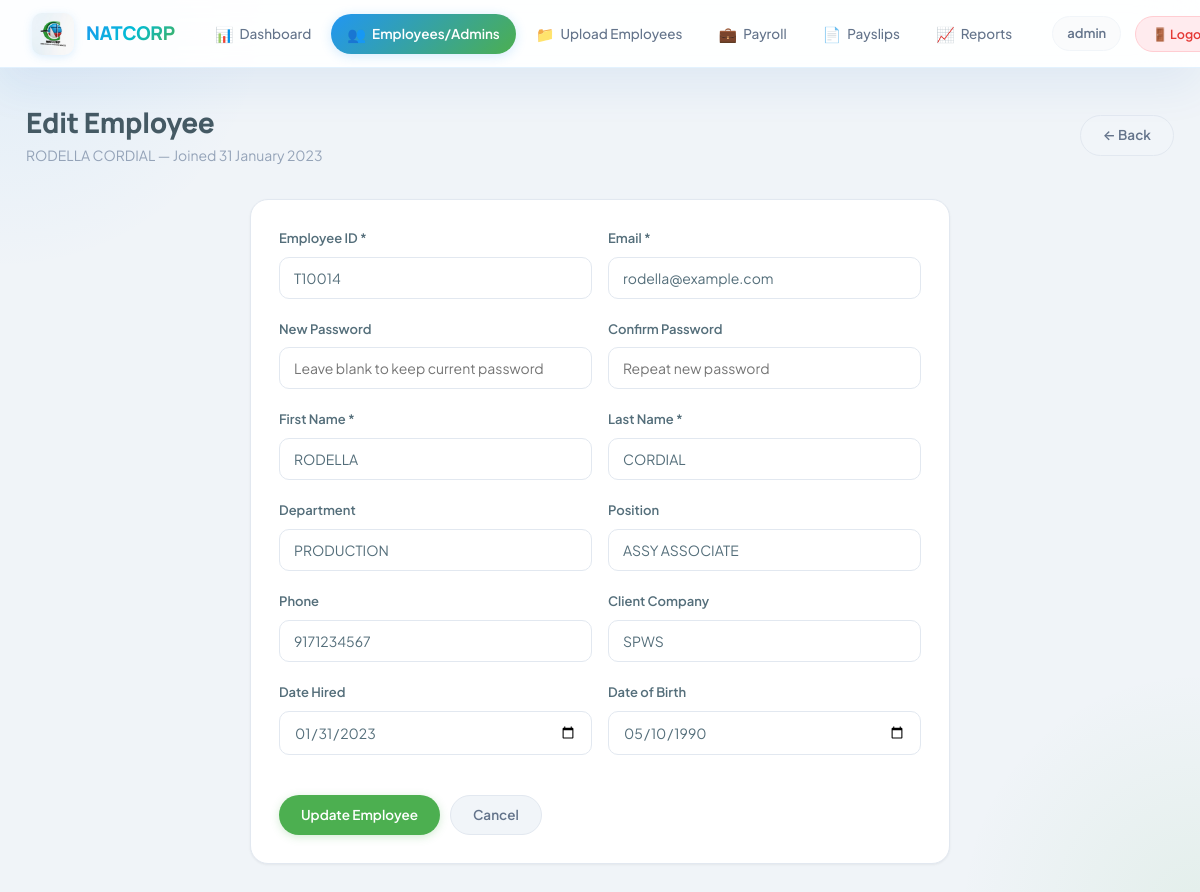
Screenshot of /admin/edit_employee.php?id=1 (signed in) with the database file from the repository.
### tables this page shows
CREATE TABLE `employees` (
  `id` int(11) NOT NULL,
  `user_id` int(11) NOT NULL,
  `employee_id` varchar(50) NOT NULL,
  `first_name` varchar(100) NOT NULL,
  `last_name` varchar(100) NOT NULL,
  `email` varchar(100) NOT NULL,
  `department` varchar(100) DEFAULT NULL,
  `position` varchar(100) DEFAULT NULL,
  `client_company` varchar(100) DEFAULT NULL,
  `phone` varchar(20) DEFAULT NULL,
  `dob` date DEFAULT NULL,
  `date_of_joining` date DEFAULT NULL,
  `status` enum('active','inactive') DEFAULT 'active',
  `created_at` timestamp NOT NULL DEFAULT current_timestamp(),
  `updated_at` timestamp NOT NULL DEFAULT current_timestamp() ON UPDATE current_timestamp()
);

### includes/Employee.php (called while the page is built, shortened)
<?php
class Employee {
    private $conn;
    public function __construct($connection) {
        $this->conn = $connection;
    }
    public function getEmployee($employee_id) {
        $sql = "SELECT * FROM employees WHERE id = ?";
        $stmt = $this->conn->prepare($sql);
        $stmt->bind_param("i", $employee_id);
        $stmt->execute();
        return $stmt->get_result()->fetch_assoc();
    }
}

### admin/edit_employee.php (the view, shortened to what this page needs)
<?php
$base_path = dirname(dirname(__FILE__));
require_once $base_path . '/includes/Auth.php';
require_once $base_path . '/includes/Employee.php';
$employee_id = $_GET['id'] ?? 0;
$employee_class = new Employee($conn);
$employee = $employee_class->getEmployee($employee_id);
?>
<!DOCTYPE html>
<html lang="en">
<head>
    <link rel="stylesheet" href="../assets/css/style.css">
</head>
<body>
    <?php include '../includes/admin_nav.php'; ?>
    <div class="main-content">
        <div class="page-header">
            <div>
                <h1>Edit Employee</h1>
                <p class="subtitle"><?php echo htmlspecialchars($employee['first_name'] . ' ' . $employee['last_name']); ?><?php echo $employee['date_of_joining'] ? ' — Joined ' . date('j F Y', strtotime($employee['date_of_joining'])) : ''; ?></p>
            </div>
            <a href="employees.php" class="btn btn-secondary">← Back</a>
        </div>
        <div class="form-container">
            <form method="POST" action="" onsubmit="return validatePassword();">
                <div class="form-row">
                    <div class="form-group">
                        <label>Employee ID *</label>
                        <input type="text" name="employee_id" value="<?php echo htmlspecialchars($employee['employee_id']); ?>" required>
                    </div>
                    <div class="form-group">
                        <label>Email *</label>
                        <input type="email" name="email" value="<?php echo htmlspecialchars($employee['email']); ?>" required>
                    </div>
                </div>
                <div class="form-row">
                    <div class="form-group">
                        <label>New Password</label>
                        <input type="password" name="new_password" placeholder="Leave blank to keep current password">
                    </div>
                    <div class="form-group">
                        <label>Confirm Password</label>
                        <input type="password" name="confirm_password" placeholder="Repeat new password">
                    </div>
                </div>
                <div class="form-row">
                    <div class="form-group">
                        <label>First Name *</label>
                        <input type="text" name="first_name" value="<?php echo htmlspecialchars($employee['first_name']); ?>" required>
                    </div>
                    <div class="form-group">
                        <label>Last Name *</label>
                        <input type="text" name="last_name" value="<?php echo htmlspecialchars($employee['last_name']); ?>" required>
                    </div>
                </div>
                <div class="form-row">
                    <div class="form-group">
                        <label>Department</label>
                        <input type="text" name="department" value="<?php echo htmlspecialchars($employee['department']); ?>">
                    </div>
                    <div class="form-group">
                        <label>Position</label>
                        <input type="text" name="position" value="<?php echo htmlspecialchars($employee['position']); ?>">
                    </div>
                </div>
                <div class="form-row">
                    <div class="form-group">
                        <label>Phone</label>
                        <input type="text" name="phone" value="<?php echo htmlspecialchars($employee['phone']); ?>">
                    </div>
                    <div class="form-group">
                        <label>Client Company</label>
                        <input type="text" name="client_company" value="<?php echo htmlspecialchars($employee['client_company']); ?>">
                    </div>
                </div>
                <div class="form-row">
                    <div class="form-group">
                        <label>Date Hired</label>
                        <input type="date" name="date_of_joining" value="<?php echo htmlspecialchars($employee['date_of_joining']); ?>">
                    </div>
                    <div class="form-group">
                        <label>Date of Birth</label>
                        <input type="date" name="dob" value="<?php echo htmlspecialchars($employee['dob']); ?>">
                    </div>
                </div>
                <div class="btn-group">
                    <button type="submit" class="btn btn-success">Update Employee</button>
                    <a href="employees.php" class="btn btn-secondary">Cancel</a>
                </div>
            </form>
        </div>
    </div>
</body>
</html>

### rows the page displays
employees: first_name+last_name "RODELLA CORDIAL", date_of_joining "31 January 2023", employee_id "T10014", email "rodella@example.com", first_name "RODELLA", last_name "CORDIAL", department "PRODUCTION", position "ASSY ASSOCIATE", phone "9171234567", client_company "SPWS", date_of_joining "01/31/2023", dob "05/10/1990"

### other values shown
$_SESSION['username'] "admin"
